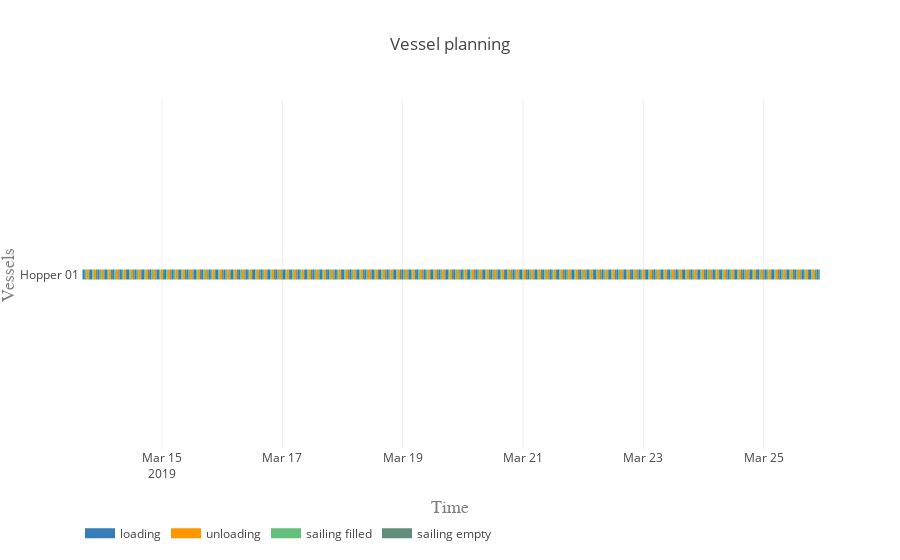

This figure's notebook cell:
### Code cell
vessels = equipment

processes = ['loading', 'unloading', 'sailing filled', 'sailing empty']
colors = {0:'rgb(55,126,184)', 1:'rgb(255,150,0)', 2:'rgb(98, 192, 122)', 3:'rgb(98, 141, 122)'}

plot.vessel_planning(vessels, processes, colors)

### Figure 1 — Plotly figure (JSON) as saved in the notebook; plotly's stock layout.template omitted (floating-point values rounded to 4 significant figures; data arrays with more than 128 entries replaced by an {"elided": "..."} marker saying what was removed)
{"data": [{"connectgaps": false, "hoverinfo": "y+name", "line": {"color": "rgb(55,126,184)", "width": 10}, "mode": "lines", "name": "loading", "type": "scatter", "uid": "b3d3c9b4-7d54-485f-ad31-433360e47671", "x": {"elided": "500 str values"}, "y": {"elided": "500 str values"}}, {"connectgaps": false, "hoverinfo": "y+name", "line": {"color": "rgb(255,150,0)", "width": 10}, "mode": "lines", "name": "unloading", "type": "scatter", "uid": "e71059e2-2b8b-4f41-b97a-6f2d444dc087", "x": {"elided": "500 str values"}, "y": {"elided": "500 str values"}}, {"connectgaps": false, "hoverinfo": "y+name", "line": {"color": "rgb(98, 192, 122)", "width": 10}, "mode": "lines", "name": "sailing filled", "type": "scatter", "uid": "75284cbd-98e8-43d7-ac14-67efd72571fb", "x": {"elided": "500 str values"}, "y": {"elided": "500 str values"}}, {"connectgaps": false, "hoverinfo": "y+name", "line": {"color": "rgb(98, 141, 122)", "width": 10}, "mode": "lines", "name": "sailing empty", "type": "scatter", "uid": "6fa5e6d7-5c7e-49c1-8897-5acd064ad0a2", "x": {"elided": "495 str values"}, "y": {"elided": "495 str values"}}], "layout": {"hovermode": "closest", "legend": {"orientation": "h", "x": 0, "y": -0.2}, "title": "Vessel planning", "xaxis": {"range": ["2019-03-13 15:15:40", "2019-03-25 22:30:02.511561"], "title": "Time", "titlefont": {"color": "#7f7f7f", "family": "Courier New, monospace", "size": 18}}, "yaxis": {"title": "Vessels", "titlefont": {"color": "#7f7f7f", "family": "Courier New, monospace", "size": 18}}}}
